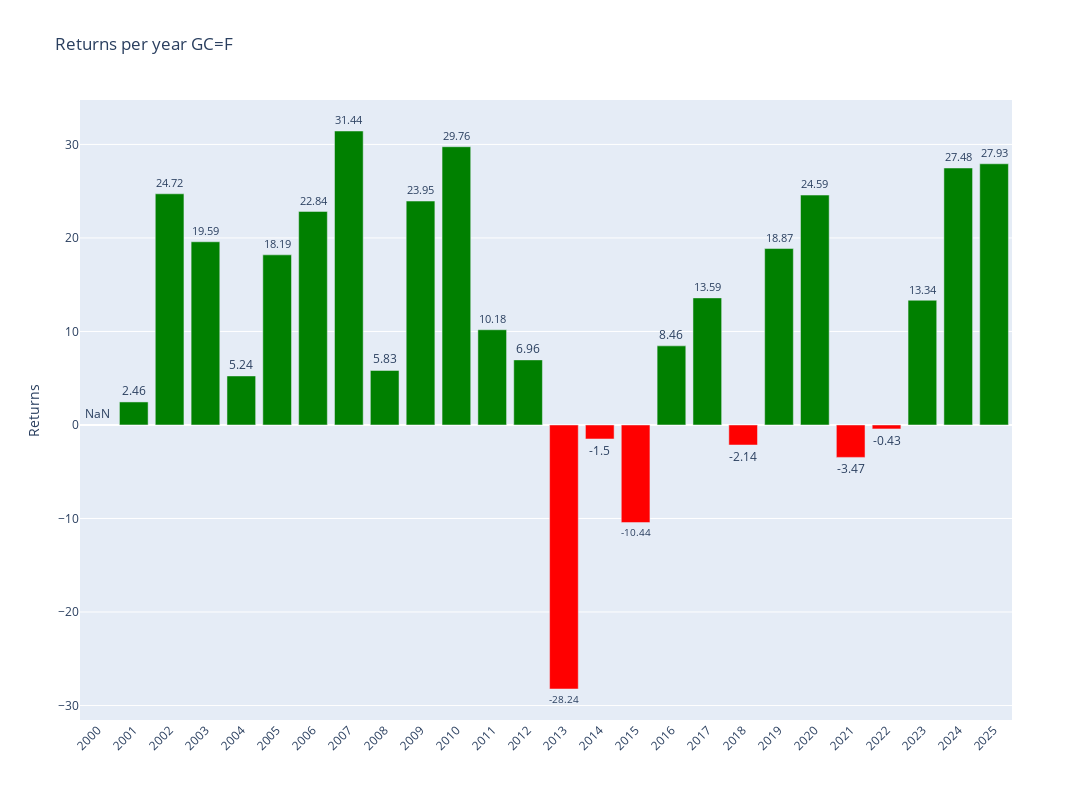

The cell this chart's notebook holds for it:
### Code cell
# Plotly
fig = make_subplots()

# Add colors
colors = ['green' if x >= 0 else 'red' for x in annual_data['Return']]

# Graph (1,1)
fig.add_trace(go.Bar(y=annual_data['Return'],x=annual_data['Return'].index,text=round(annual_data['Return'],2),textposition='outside',marker_color=colors,hoverinfo='skip'),row=1,col=1)

# Update xaxis properties
fig.update_yaxes(title_text="Returns", row=1, col=1)

fig.update_layout(xaxis=dict(tickvals=annual_data.index,tickangle=-45),height=800, width=1300,title=f"Returns per year {ticker}")

fig.show()

### Figure 1 — Plotly figure (JSON) as saved in the notebook; plotly's stock layout.template omitted (floating-point values rounded to 4 significant figures)
{"data": [{"hoverinfo": "skip", "marker": {"color": ["red", "green", "green", "green", "green", "green", "green", "green", "green", "green", "green", "green", "green", "red", "red", "red", "green", "green", "red", "green", "green", "red", "red", "green", "green", "green"]}, "text": [NaN, 2.46, 24.72, 19.59, 5.24, 18.19, 22.84, 31.44, 5.83, 23.95, 29.76, 10.18, 6.96, -28.24, -1.5, -10.44, 8.46, 13.59, -2.14, 18.87, 24.59, -3.47, -0.43, 13.34, 27.48, 27.93], "textposition": "outside", "type": "bar", "x": [2000, 2001, 2002, 2003, 2004, 2005, 2006, 2007, 2008, 2009, 2010, 2011, 2012, 2013, 2014, 2015, 2016, 2017, 2018, 2019, 2020, 2021, 2022, 2023, 2024, 2025], "xaxis": "x", "y": [NaN, 2.463, 24.72, 19.59, 5.244, 18.19, 22.84, 31.44, 5.833, 23.95, 29.76, 10.18, 6.961, -28.24, -1.498, -10.44, 8.46, 13.59, -2.143, 18.87, 24.59, -3.465, -0.4268, 13.34, 27.48, 27.93], "yaxis": "y"}], "layout": {"height": 800, "title": {"text": "Returns per year GC=F"}, "width": 1300, "xaxis": {"anchor": "y", "domain": [0, 1], "tickangle": -45, "tickvals": [2000, 2001, 2002, 2003, 2004, 2005, 2006, 2007, 2008, 2009, 2010, 2011, 2012, 2013, 2014, 2015, 2016, 2017, 2018, 2019, 2020, 2021, 2022, 2023, 2024, 2025]}, "yaxis": {"anchor": "x", "domain": [0, 1], "title": {"text": "Returns"}}}}
